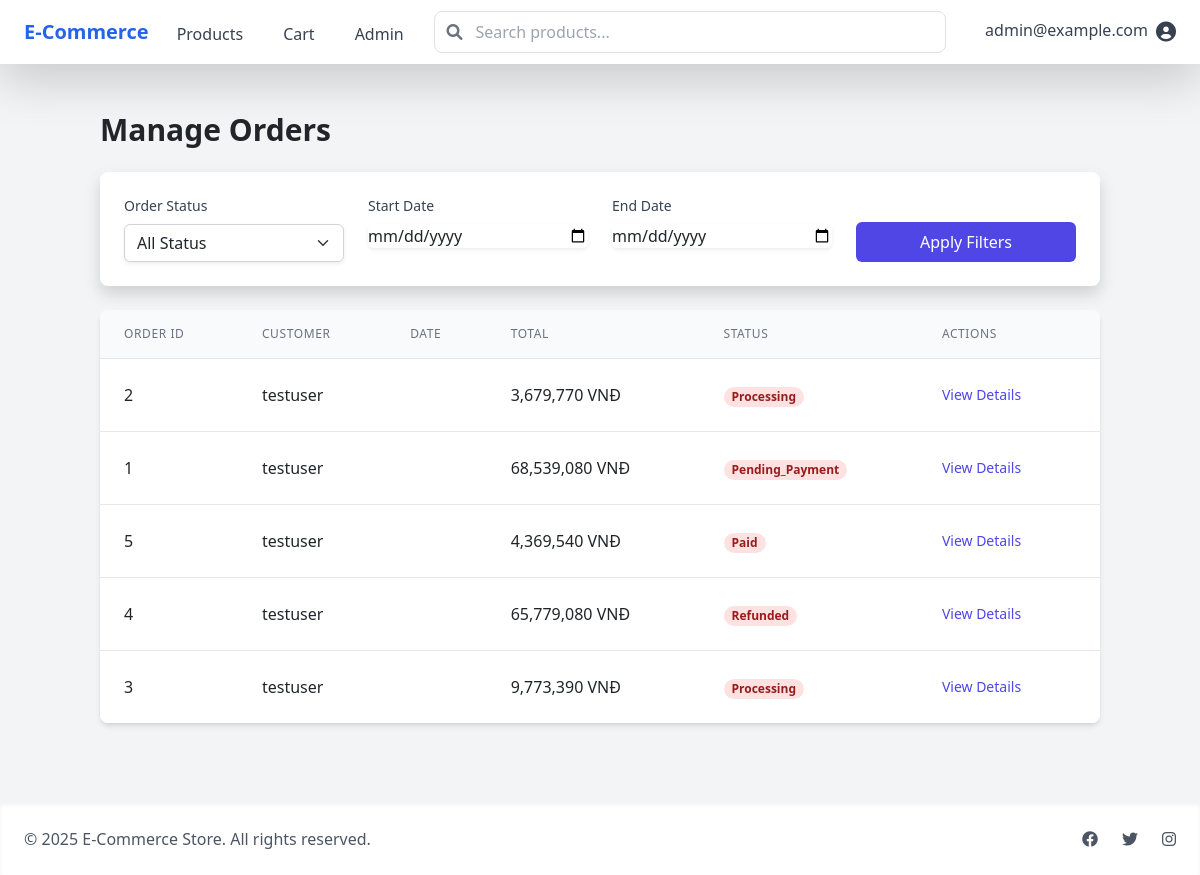
Page /admin/orders (signed in) on the earlier database version.
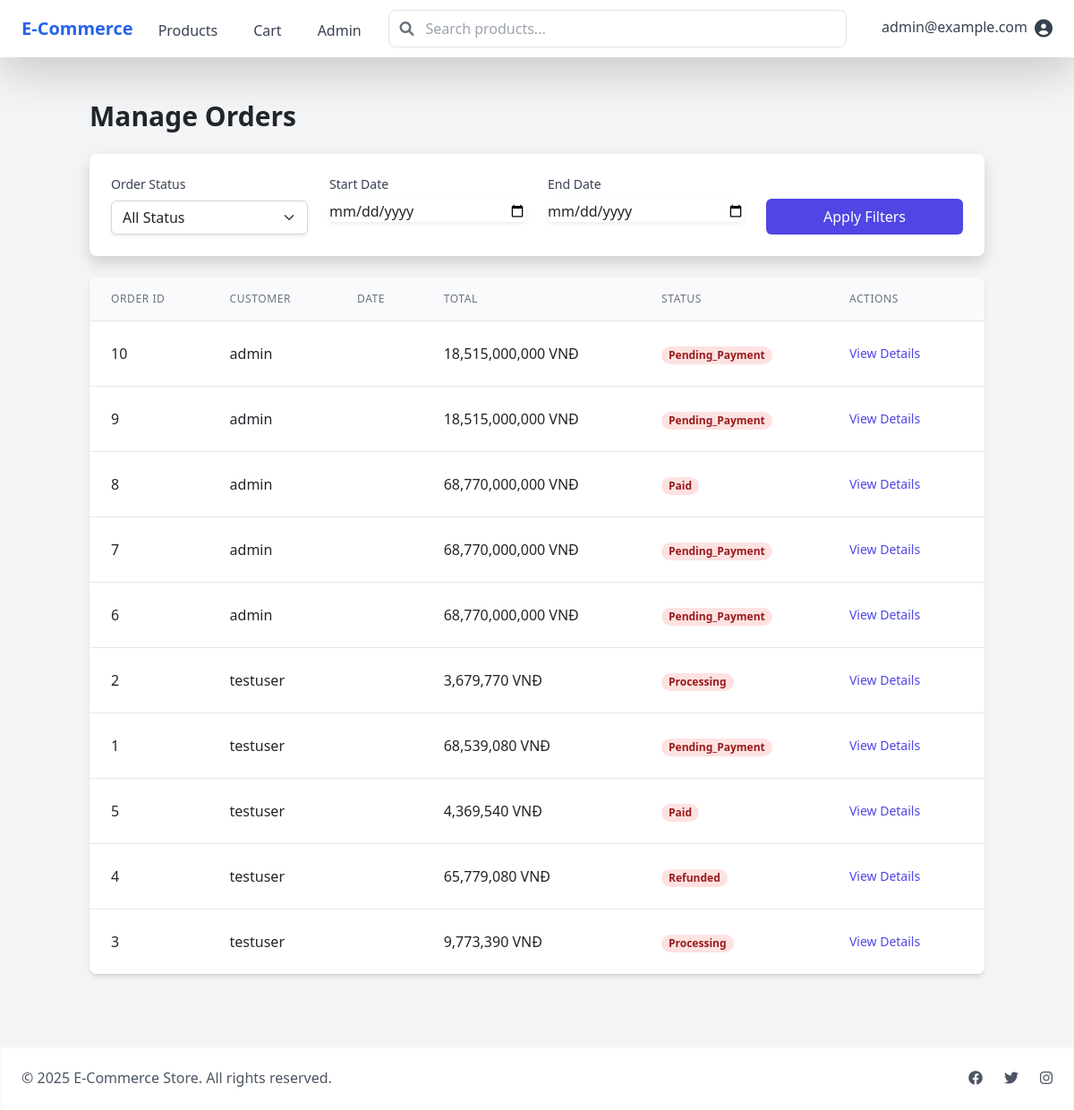
Same page on the later database version.
### models/order.py (models this page shows, shortened)
class Order(db.Model):
    __tablename__ = 'orders'
    id = db.Column(db.Integer, primary_key=True)
    user_id = db.Column(db.Integer, db.ForeignKey('users.id'), nullable=False)
    status = db.Column(db.Enum(OrderStatus), nullable=False, default=OrderStatus.PENDING_PAYMENT)
    total_amount = db.Column(db.Integer, nullable=False)  # Amount in VND
    shipping_address = db.Column(db.Text, nullable=False)
    billing_first_name = db.Column(db.String(100))
    billing_last_name = db.Column(db.String(100))
    billing_address = db.Column(db.Text)
    billing_city = db.Column(db.String(100))
    billing_state = db.Column(db.String(100))
    billing_zip = db.Column(db.String(20))
    payment_method = db.Column(db.String(50), nullable=False)
    payment_id = db.Column(db.String(100))  # External payment reference
    tracking_number = db.Column(db.String(100))
    notes = db.Column(db.Text)
    created_at = db.Column(db.DateTime, default=datetime.utcnow)
    updated_at = db.Column(db.DateTime, default=datetime.utcnow, onupdate=datetime.utcnow)
    items = db.relationship('OrderItem', back_populates='order', lazy=True, cascade='all, delete-orphan')

### models/user.py (models this page shows, shortened)
class User(UserMixin, db.Model):
    __tablename__ = 'users'
    id = db.Column(db.Integer, primary_key=True)
    email = db.Column(db.String(120), unique=True, nullable=False)
    username = db.Column(db.String(80), unique=True, nullable=False)
    password = db.Column(db.String(200), nullable=False)
    first_name = db.Column(db.String(50))
    last_name = db.Column(db.String(50))
    address_line1 = db.Column(db.String(100))
    address_line2 = db.Column(db.String(100))
    city = db.Column(db.String(50))
    state = db.Column(db.String(50))
    postal_code = db.Column(db.String(10))
    phone_number = db.Column(db.String(20))
    created_at = db.Column(db.DateTime, default=datetime.utcnow)
    updated_at = db.Column(db.DateTime, default=datetime.utcnow, onupdate=datetime.utcnow)
    payment_method_id = db.Column(db.String(100))  # Reference to securely stored payment method
    payment_provider = db.Column(db.String(50))    # e.g., 'credit_card', 'payos', 'cod'
    is_admin = db.Column(db.Boolean, default=False)
    cart_items = relationship("CartItem",
                            backref=db.backref("user", lazy=True),
                            lazy=True,
                            primaryjoin="and_(User.id==CartItem.user_id, CartItem.deleted_at.is_(None))")
    orders = relationship("Order", backref="user", lazy=True)

### routes/admin.py (the view)
@admin_bp.route('/admin/orders')
@login_required
@admin_required
def manage_orders():
    page = request.args.get('page', 1, type=int)
    status = request.args.get('status')
    start_date = request.args.get('start_date')
    end_date = request.args.get('end_date')
    query = Order.query
    if status:
        query = query.filter_by(status=status)
    if start_date:
        try:
            start = datetime.strptime(start_date, '%Y-%m-%d')
            query = query.filter(Order.created_at >= start)
        except ValueError:
            pass
    if end_date:
        try:
            end = datetime.strptime(end_date, '%Y-%m-%d') + timedelta(days=1)
            query = query.filter(Order.created_at < end)
        except ValueError:
            pass
    orders = query.order_by(Order.created_at.desc()).paginate(page=page, per_page=20)
    return render_template('admin/orders.html', orders=orders, statuses=OrderStatus)

### routes/auth.py (called while the page is built)
def admin_required(f):
    @wraps(f)
    def decorated_function(*args, **kwargs):
        if not current_user.is_authenticated or not current_user.is_admin:
            flash('You need administrator privileges to access this page.', 'error')
            return redirect(url_for('main.home'))
        return f(*args, **kwargs)
    return decorated_function

### templates/admin/orders.html (shortened to what the changed rows need)
{% extends "base.html" %}
{% block content %}
<div class="container mx-auto py-6">
    <h1 class="text-3xl font-bold mb-6">Manage Orders</h1>
    <div class="bg-white shadow-md rounded-lg overflow-hidden">
        <table class="min-w-full divide-y divide-gray-200">
            <thead class="bg-gray-50">
                <tr>
                    <th class="px-6 py-3 text-left text-xs font-medium text-gray-500 uppercase tracking-wider">Order ID</th>
                    <th class="px-6 py-3 text-left text-xs font-medium text-gray-500 uppercase tracking-wider">Customer</th>
                    <th class="px-6 py-3 text-left text-xs font-medium text-gray-500 uppercase tracking-wider">Date</th>
                    <th class="px-6 py-3 text-left text-xs font-medium text-gray-500 uppercase tracking-wider">Total</th>
                    <th class="px-6 py-3 text-left text-xs font-medium text-gray-500 uppercase tracking-wider">Status</th>
                    <th class="px-6 py-3 text-left text-xs font-medium text-gray-500 uppercase tracking-wider">Actions</th>
                </tr>
            </thead>
            <tbody class="bg-white divide-y divide-gray-200">
                {% for order in orders.items %}
                <tr>
                    <td class="px-6 py-4 whitespace-nowrap">{{ order.id }}</td>
                    <td class="px-6 py-4 whitespace-nowrap">{{ order.user.username }}</td>
                    <td class="px-6 py-4 whitespace-nowrap">{{ order.created_at_local }}</td>
                    <td class="px-6 py-4 whitespace-nowrap">{{ "{:,.0f}".format(order.total_amount * 23000) }} VNĐ</td>
                    <td class="px-6 py-4 whitespace-nowrap">
                        <span class="px-2 inline-flex text-xs leading-5 font-semibold rounded-full
                            {% if order.status == 'pending' %}bg-yellow-100 text-yellow-800
                            {% elif order.status == 'processing' %}bg-blue-100 text-blue-800
                            {% elif order.status == 'shipped' %}bg-purple-100 text-purple-800
                            {% elif order.status == 'delivered' %}bg-green-100 text-green-800
                            {% else %}bg-red-100 text-red-800{% endif %}">
                            {{ order.status.value.title() }}
                        </span>
                    </td>
                    <td class="px-6 py-4 whitespace-nowrap text-sm">
                        <a href="{{ url_for('admin.order_detail', id=order.id) }}"
                           class="text-indigo-600 hover:text-indigo-900 mr-4">View Details</a>
                    </td>
                </tr>
                {% endfor %}
            </tbody>
        </table>
    </div>
</div>
{% endblock %}

Differences in the rows shown:
added Order: id "10", user.username "admin", order.total_amount*23000 "18,515,000,000", status.value "Pending_Payment"
added Order: id "9", user.username "admin", order.total_amount*23000 "18,515,000,000", status.value "Pending_Payment"
added Order: id "8", user.username "admin", order.total_amount*23000 "68,770,000,000", status.value "Paid"
added Order: id "7", user.username "admin", order.total_amount*23000 "68,770,000,000", status.value "Pending_Payment"
added Order: id "6", user.username "admin", order.total_amount*23000 "68,770,000,000", status.value "Pending_Payment"
